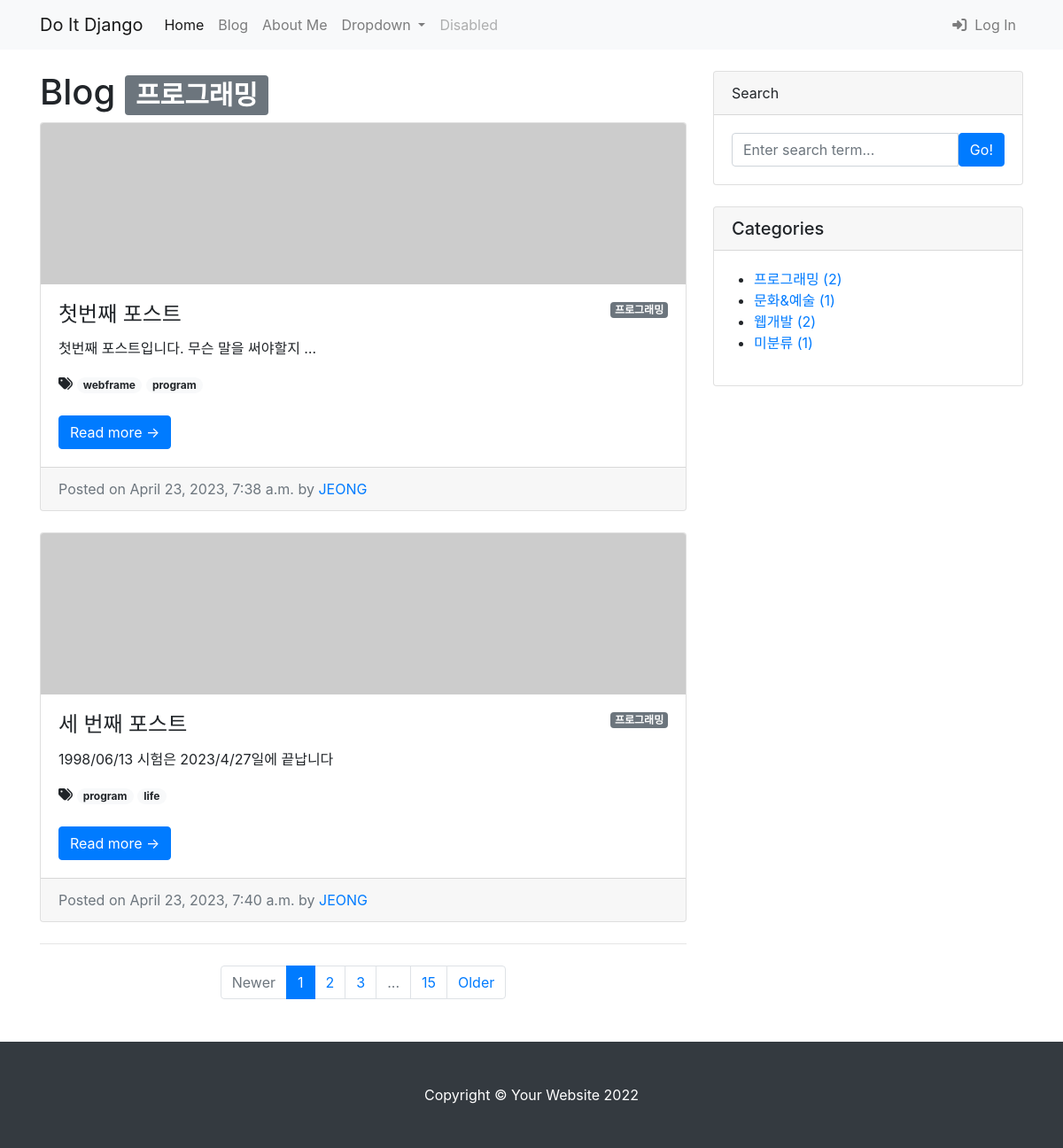
/blog/category/프로그래밍/, run on the app's committed database.
### blog/models.py (models this page shows, shortened)
class Category(models.Model):
    name = models.CharField(max_length=50, unique=True)
    slug = models.SlugField(max_length=200, unique=True, allow_unicode=True)
    def __str__(self):
        return self.name
    def get_absolute_url(self):
        return f'/blog/category/{self.slug}/'
    class Meta:
        verbose_name_plural = 'Categories'

class Post(models.Model):
    title = models.CharField(max_length=30)
    hook_text = models.CharField(max_length=100, blank=True) #요약문 필드만들기
    contents = models.TextField()
    created_at = models.DateTimeField(auto_now_add=True)
    updated_at = models.DateTimeField(auto_now=True) #자동으로 작성 시각과 수정 시각 저장하기
    head_image = models.ImageField(upload_to='blog/images/%Y/%m/%d', blank=True)  #이미지 폴더 지정하기
    file_upload = models.FileField(upload_to='blog/files/%Y/%m/%d', blank=True)  #포스트에 파일 올리기
    author = models.ForeignKey(User, null=True, on_delete=models.SET_NULL)
    category = models.ForeignKey(Category, null=True, on_delete=models.SET_NULL)
    tags = models.ManyToManyField(Tag, blank=True)
    def get_absolute_url(self):
        return f'/blog/{self.pk}/'

class Tag(models.Model):
    name = models.CharField(max_length=50, unique=True)
    slug = models.SlugField(max_length=200, unique=True, allow_unicode=True)
    def __str__(self):
        return self.name

### blog/views.py (the view)
# urls.py: path('category/<str:slug>/', views.category_page),
def category_page(request, slug):
    if slug == 'no_category':
        category = '미분류'
        post_list = Post.objects.filter(category=None)
    else:
        category = Category.objects.get(slug=slug)
        post_list = Post.objects.filter(category=category)
    return render(
        request,
        'blog/post_list.html',
        {
            'categories': Category.objects.all(),
            'no_category_post_count': Post.objects.filter(category=None).count(),
            'category': category,
            'post_list': post_list,
        }
    )

### blog/templates/blog/post_list.html (shortened to what this page needs)
{% extends 'blog/base.html' %}
    {% block main_area %}
        <h1>Blog
            {% if category %}<span class ="badge badge-secondary">{{ category }}</span>
            {% endif %}
        </h1>
        {% if post_list.exists %}
            {% for p in post_list %}
                <div class="card mb-4" id="post-{{ p.pk }}">
                    {% if p.head_image %}
                    <img class="card-img-top" src="{{ p.head_image.url }}" alt="{{ p }} head_image" height="300" />
                    {% else %}
                    <img class="card-img-top" src="https://picsum.photos/seed/{{ p.pk }}/800/200" alt="random image" />
                    {% endif %}
                    <div class="card-body">
                        {% if p.category %}
                            <span class = "badge badge-secondary float-right">{{ p.category }}</span>
                        {% else %}
                            <span class = "badge badge-secondary float-right">미분류</span>
                        {% endif %}
                        <h2 class="card-title h4">{{ p.title }}</h2>
                        <p class="card-text">{{ p.contents | truncatewords:5 }}</p>
                        {% if p.tags.exists %}
                            <i class = "fas fa-tags"></i>
                            {% for tag in p.tags.all %}
                                <span class = "badge badge-pill badge-light">{{ tag }}</span>
                            {% endfor %}
                        <br /><br />
                        {% endif %}
                        <a class="btn btn-primary" href="{{ p.get_absolute_url }}">Read more →</a>
                    </div>
                    <div class = "card-footer text-muted">
                        Posted on {{ p.created_at }} by
                        <a href="#">{{ p.author | upper }}</a>
                    </div>
                </div>
            {% endfor  %}
        {% else %}
            <h3>아직 게시물이 없습니다.</h3>
        {% endif %}
                <nav aria-label="Pagination">
                    <hr class="my-0" />
                    <ul class="pagination justify-content-center my-4">
                        <li class="page-item disabled"><a class="page-link" href="#" tabindex="-1" aria-disabled="true">Newer</a></li>
                        <li class="page-item active" aria-current="page"><a class="page-link" href="#!">1</a></li>
                        <li class="page-item"><a class="page-link" href="#!">2</a></li>
                        <li class="page-item"><a class="page-link" href="#!">3</a></li>
                        <li class="page-item disabled"><a class="page-link" href="#!">...</a></li>
                        <li class="page-item"><a class="page-link" href="#!">15</a></li>
                        <li class="page-item"><a class="page-link" href="#!">Older</a></li>
                    </ul>
                </nav>
    {% endblock %}

### blog/templates/blog/base.html (shortened to what this page needs)
<!DOCTYPE html>
{% load static %}
<html lang="en">
<head>
    <link rel="stylesheet" href="{% static 'blog/bootstrap/css/bootstrap.min.css' %}">
</head>
<body>
    {% include 'blog/nav.html' %}
    <div class="container my-4">
        <div class="row">
            <div class = "col-sm-8" id ="main-area">
            {% block main_area %}
            {% endblock %}
            </div>
            <div class="col-sm-4">
                <div class="card mb-4">
                    <div class="card-header">Search</div>
                    <div class="card-body">
                        <div class="input-group">
                            <input class="form-control" type="text" placeholder="Enter search term..." aria-label="Enter search term..." aria-describedby="button-search" />
                            <button class="btn btn-primary" id="button-search" type="button">Go!</button>
                        </div>
                    </div>
                </div>
                <div class="card mb-4" id='categories-card'>
                    <h5 class="card-header">Categories</h5>
                    <div class="card-body">
                        <div class="row">
                            <ul>
                                {% for category in categories %}
                                <li><a href="{{ category.get_absolute_url }}">
                                    {{ category }} ({{ category.post_set.count }})</a></li>
                                {% endfor %}
                                <li>
                                    <a href="/blog/category/no_category/">미분류 ({{ no_category_post_count }})</a>
                                </li>
                            </ul>
                        </div>
                    </div>
                </div>
            </div>
        </div>
    </div>
    {% include 'blog/footer.html' %}
</body>
</html>

### data on the page
Category: name "프로그래밍", post_set.count "2"
Post: category "프로그래밍", title "첫번째 포스트", contents "첫번째 포스트입니다. 무슨 말을 써야할지 …", created_at "April 23, 2023, 7:38 a.m.", author "JEONG"
Tag: name "webframe"
Tag: name "program"
Post: category "프로그래밍", title "세 번째 포스트", contents "1998/06/13 시험은 2023/4/27일에 끝납니다", created_at "April 23, 2023, 7:40 a.m.", author "JEONG"
Tag: name "life"
Category: name "문화&예술", post_set.count "1"
Category: name "웹개발", post_set.count "2"

### other printed values
{{ no_category_post_count }} "1"
